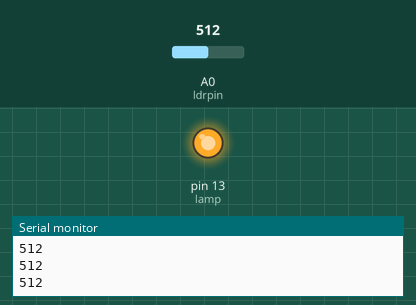
This sketch was run on a simulated Arduino Uno, built with avr-gcc and run on an emulated ATmega328P. Parts: output pins drawn as LEDs (lit = HIGH), the last lines printed to the serial monitor. The inputs (shaded band) are chosen by the test bench; at power-on: A0 (ldrpin) = 512.

Above: at 1.2 s.
1.3 s: A0 (ldrpin) set to 788
2.8 s: A0 (ldrpin) set to 812
At 4.0 s:
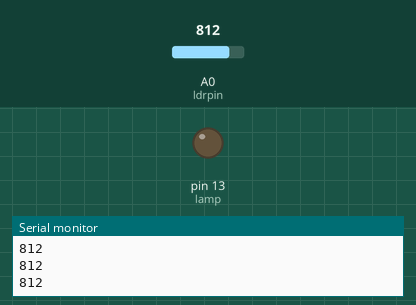
4.3 s: A0 (ldrpin) set to 790
At 5.1 s:
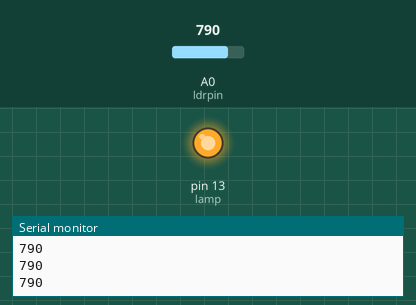
5.8 s: A0 (ldrpin) set to 810
At 6.3 s:
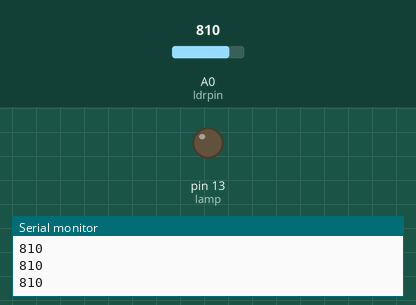
Timing chart, 0 to 8.3 s (numbered marks = the images above; inputs shaded):
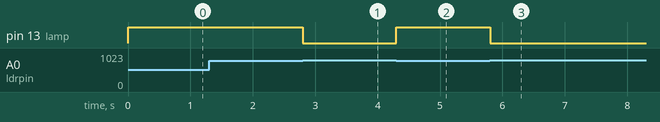

The sketch:

Automatic_Lamp.ino
```cpp
/*Name : Himanshu Verma
 Class: AIML-2 Gp-2
 Roll No:19BCS6141*/

//defining pins
const int lamp = 13;
const int ldrpin = A0;

//defining state of pins
void setup() {
Serial.begin(9600);
pinMode(lamp, OUTPUT);
pinMode(ldrpin,INPUT);
}

// defining functionality of pins
void loop() {
int c = analogRead(ldrpin);// sensor value

if ( c < 800)
{
digitalWrite(lamp,HIGH); //lamp on
Serial.println(c);       // printing sensor value
}
else {
digitalWrite(lamp,LOW);//lamp off
Serial.println(c);       // printing sensor value
}
}
```

Measured:
- the behaviour switches between 799 and 800 on A0 (ldrpin) (found by bisection; images 0 and 1)
- after the input at 2.8 s, pin 13 (lamp): HIGH → LOW at once
- after the input at 4.3 s, pin 13 (lamp): LOW → HIGH at once
- after the input at 5.8 s, pin 13 (lamp): HIGH → LOW at once
